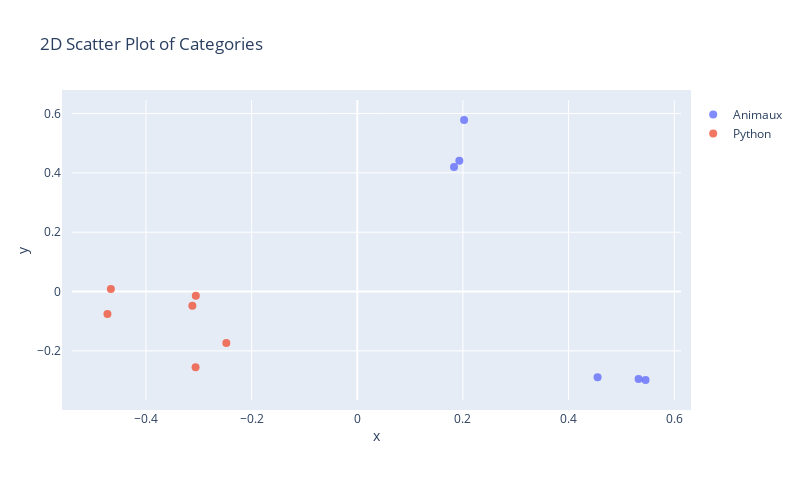

The notebook cell saved with this chart:
### Code cell
# Display the 2D scatter plot of Categories using Plotly
fig = go.Figure()

for i, cat in enumerate(categories):
    sub_matrix = np.array(df[df["categorie"] == cat]["description_embedding_pca"].to_list())
    x = sub_matrix[:, 0] # first dimension of the embeddings
    y = sub_matrix[:, 1] # second dimension of the embeddings

    # get the question text for hover
    hover_text = df[df["categorie"] == cat]["description"]

    fig.add_trace(
        go.Scatter(
            x=x,
            y=y,
            mode="markers",
            marker=dict(size=8, color=i, colorscale="Viridis", opacity=0.8),
            name=cat,
            hovertext=hover_text,
            hoverinfo="text",
        )
    )

fig.update_layout(
    autosize=False,
    title="2D Scatter Plot of Categories",
    width=800,
    height=500,
    margin=dict(l=50, r=50, b=100, t=100, pad=10),
    xaxis=dict(title="x"),
    yaxis=dict(title="y"),
)

fig.show()

### Figure 1 — Plotly figure (JSON) as saved in the notebook; plotly's stock layout.template omitted (floating-point values rounded to 4 significant figures)
{"data": [{"hoverinfo": "text", "hovertext": ["Le python royal est une espèce de serpent non venimeux originaire d'Afrique.", "Les pandas géants sont célèbres pour leur pelage noir et blanc distinctif.", "Les pythons peuvent avaler des proies entières grâce à leur mâchoire extensible.", "Les pandas roux bien que moins connus que les pandas géants sont également des créatures adorables.", "Les pandas passent la majeure partie de leur journée à manger du bambou.", "Certains pythons peuvent atteindre des longueurs impressionnantes dépassant souvent les 6 mètres."], "marker": {"color": 0, "colorscale": [[0, "#440154"], [0.1111, "#482878"], [0.2222, "#3e4989"], [0.3333, "#31688e"], [0.4444, "#26828e"], [0.5556, "#1f9e89"], [0.6667, "#35b779"], [0.7778, "#6ece58"], [0.8889, "#b5de2b"], [1, "#fde725"]], "opacity": 0.8, "size": 8}, "mode": "markers", "name": "Animaux", "type": "scatter", "x": [0.2022, 0.5457, 0.1831, 0.5325, 0.4549, 0.1932], "y": [0.5782, -0.2982, 0.4198, -0.2945, -0.2891, 0.441]}, {"hoverinfo": "text", "hovertext": ["Python est un langage de programmation interprété dynamique et polyvalent.", "Les développeurs utilisent souvent Python pour l'analyse de données en raison de ses bibliothèques robustes comme Pandas et NumPy.", "La syntaxe claire et concise de Python en fait un excellent choix pour les débutants en programmation.", "Python est un langage polyvalent utilisé dans des domaines allant du développement de jeux à l'automatisation des tâches système.", "Les grandes entreprises telles que Google Facebook et Netflix font largement usage de Python dans leur infrastructure logicielle.", "Les listes en Python sont des structures de données flexibles et polyvalentes permettant de stocker et de manipuler des collections d'éléments."], "marker": {"color": 1, "colorscale": [[0, "#440154"], [0.1111, "#482878"], [0.2222, "#3e4989"], [0.3333, "#31688e"], [0.4444, "#26828e"], [0.5556, "#1f9e89"], [0.6667, "#35b779"], [0.7778, "#6ece58"], [0.8889, "#b5de2b"], [1, "#fde725"]], "opacity": 0.8, "size": 8}, "mode": "markers", "name": "Python", "type": "scatter", "x": [-0.4665, -0.3062, -0.3122, -0.473, -0.2479, -0.3057], "y": [0.008478, -0.2548, -0.04792, -0.07556, -0.1733, -0.01414]}], "layout": {"autosize": false, "height": 500, "margin": {"b": 100, "l": 50, "pad": 10, "r": 50, "t": 100}, "title": {"text": "2D Scatter Plot of Categories"}, "width": 800, "xaxis": {"title": {"text": "x"}}, "yaxis": {"title": {"text": "y"}}}}
